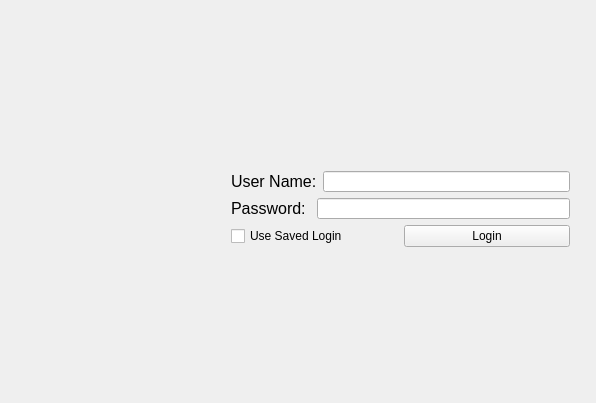
<?xml version="1.0" encoding="UTF-8"?>
<ui version="4.0">
 <class>LoginScreenClass</class>
 <widget class="QWidget" name="LoginScreenClass">
  <property name="geometry">
   <rect>
    <x>0</x>
    <y>0</y>
    <width>596</width>
    <height>403</height>
   </rect>
  </property>
  <property name="windowTitle">
   <string>LoginScreen</string>
  </property>
  <widget class="QLabel" name="LoginImage">
   <property name="geometry">
    <rect>
     <x>20</x>
     <y>110</y>
     <width>151</width>
     <height>171</height>
    </rect>
   </property>
   <property name="text">
    <string/>
   </property>
  </widget>
  <widget class="QWidget" name="">
   <property name="geometry">
    <rect>
     <x>220</x>
     <y>160</y>
     <width>361</width>
     <height>118</height>
    </rect>
   </property>
   <layout class="QVBoxLayout" name="verticalLayout_3">
    <item>
     <layout class="QVBoxLayout" name="verticalLayout_2">
      <item>
       <layout class="QVBoxLayout" name="verticalLayout">
        <item>
         <layout class="QHBoxLayout" name="horizontalLayout">
          <item>
           <widget class="QLabel" name="label">
            <property name="text">
             <string>&lt;html&gt;&lt;head/&gt;&lt;body&gt;&lt;p&gt;&lt;span style=&quot; font-size:12pt;&quot;&gt;User Name:&lt;/span&gt;&lt;/p&gt;&lt;/body&gt;&lt;/html&gt;</string>
            </property>
           </widget>
          </item>
          <item>
           <widget class="QLineEdit" name="usernameEdit"/>
          </item>
         </layout>
        </item>
        <item>
         <layout class="QHBoxLayout" name="horizontalLayout_2">
          <item>
           <widget class="QLabel" name="label_2">
            <property name="text">
             <string>&lt;html&gt;&lt;head/&gt;&lt;body&gt;&lt;p&gt;&lt;span style=&quot; font-size:12pt;&quot;&gt;Password:       &lt;/span&gt;&lt;/p&gt;&lt;/body&gt;&lt;/html&gt;</string>
            </property>
           </widget>
          </item>
          <item>
           <widget class="QLineEdit" name="passwordEdit">
            <property name="echoMode">
             <enum>QLineEdit::EchoMode::Password</enum>
            </property>
           </widget>
          </item>
         </layout>
        </item>
       </layout>
      </item>
      <item>
       <layout class="QHBoxLayout" name="horizontalLayout_3">
        <item>
         <widget class="QCheckBox" name="savedBox">
          <property name="text">
           <string>Use Saved Login</string>
          </property>
         </widget>
        </item>
        <item>
         <widget class="QPushButton" name="loginButton">
          <property name="text">
           <string>Login</string>
          </property>
         </widget>
        </item>
       </layout>
      </item>
     </layout>
    </item>
    <item>
     <widget class="QLabel" name="badLogin">
      <property name="text">
       <string/>
      </property>
     </widget>
    </item>
   </layout>
  </widget>
 </widget>
 <layoutdefault spacing="6" margin="11"/>
 <resources>
  <include location="DemoProject.qrc"/>
 </resources>
 <connections/>
</ui>
